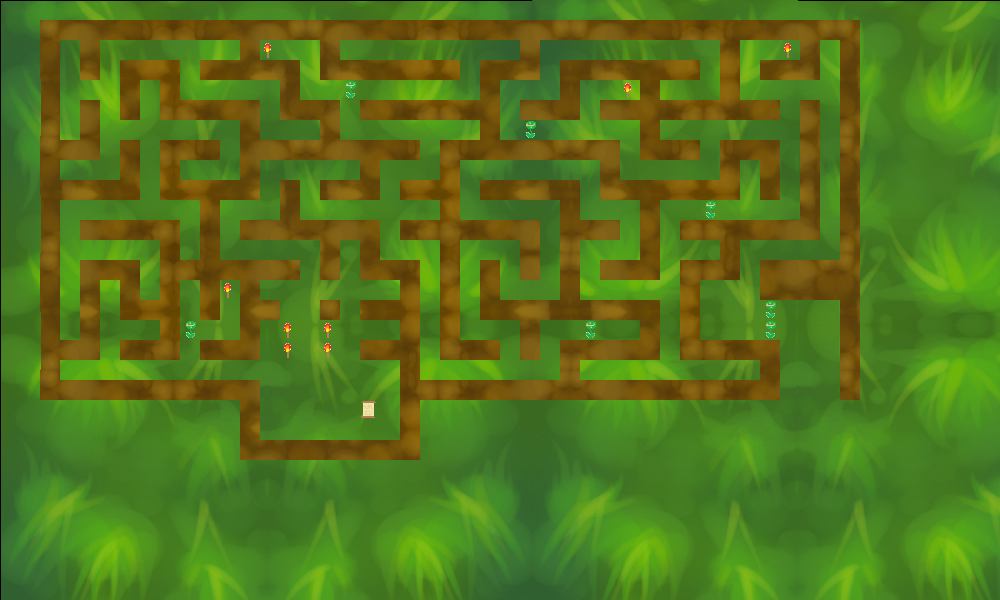

Below is a game level as drawn by its tile map, then a one-line description and the .tmx that defines it (tile-layer data replaced by summaries):
An orthogonal 50x30 tile map with 20x20 px tiles, 3 tile layers (Background, Maze, Objects), 3 tilesets and 3 objects (spawn, warp, location).

<map version="1.0" orientation="orthogonal" width="50" height="30" tilewidth="20" tileheight="20">
 <tileset firstgid="1" name="Background" tilewidth="20" tileheight="20">
  <image source="level1background.png" trans="ffffff" width="1000" height="600" />
 </tileset>
 <tileset firstgid="1501" name="Maze" tilewidth="20" tileheight="20">
  <image source="level1maze.png" trans="ffffff" width="840" height="440" />
 </tileset>
 <tileset firstgid="2425" name="Spawn" tilewidth="20" tileheight="20">
  <image source="grass and bush.png" trans="ffffff" width="60" height="80" />
  <tile id="3">
   <properties>
    <property name="solid" value="" />
    <property name="spawn" value="torch" />
   </properties>
  </tile>
  <tile id="4">
   <properties>
    <property name="solid" value="" />
    <property name="spawn" value="flytrap" />
   </properties>
  </tile>
 </tileset>
 <layer name="Background" width="50" height="30">
  <data>[1500 cells, 1500 non-empty, 1500 distinct tile ids]</data>
 </layer>
 <layer name="Maze" width="50" height="30">
  <properties>
   <property name="solid" value="" />
  </properties>
  <data>[1500 cells, 414 non-empty, 413 distinct tile ids]</data>
 </layer>
 <layer name="Objects" width="50" height="30">
  <data>[1500 cells, 16 non-empty, 3 distinct tile ids]</data>
 </layer>
 <objectgroup name="MapObjects" width="50" height="30">
  <object name="player" type="spawn" x="284" y="420" />
  <object name="level1" type="warp" x="100" y="280" width="20" height="20">
   <properties>
    <property name="location" value="exit" />
   </properties>
  </object>
  <object name="exit" type="location" x="811" y="384" />
 </objectgroup>
</map>
